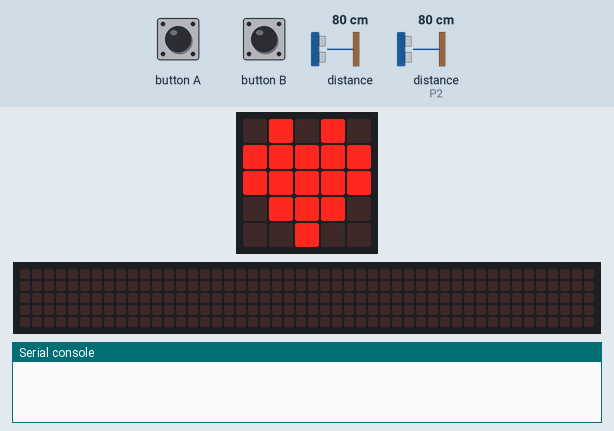
This program was run on a simulated BBC micro:bit running MicroPython. On the bench: the board's 5×5 LED display, a strip that is not on the board, showing the scrolling text unrolled, the last lines printed to the serial console. Inputs (shaded band) come from the test bench; at power-on: distance to the obstacle 80 cm, distance to the obstacle (sensor on P2) 80 cm. The echo pulse lasts 58.3 µs per cm; no radio messages arrive unless stated (any console line starting 'radio sent:' is added by the test bench); the 48×5 strip is a reading aid, not a part: it shows the text the display is scrolling, unrolled, one strip-width of it at a time.

Above: at 1.2 s.
1.3 s: button A pressed for 0.15 s
At 3.9 s:
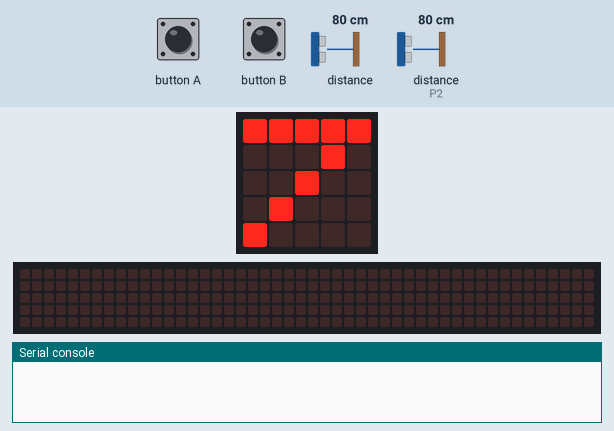
5.0 s: button A pressed for 3.2 s
At 8.1 s:
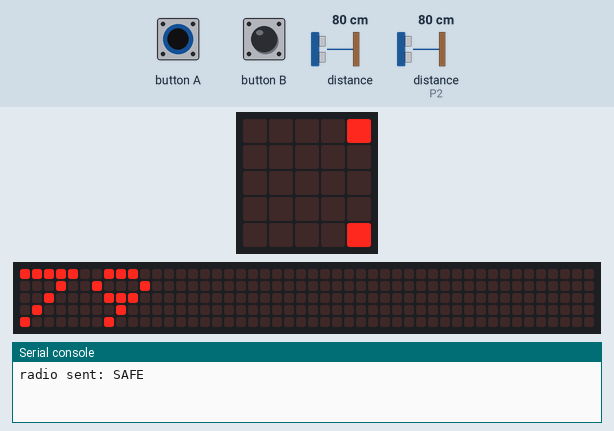
Timing chart, 0 to 9.6 s (numbered marks = the images above; inputs shaded):
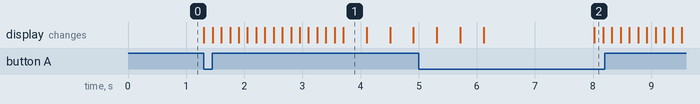

The program:

main.py
```python
"""
Created by: Liya G
Created on: Dec 2023
This module is a Micro:bit MicroPython program that sends message through bluetooth.
"""
from microbit import *
import radio
from machine import time_pulse_us


# choose pins
trig = pin1
echo = pin2

# setup
trig.write_digital(0)
echo.read_digital()
radio.on()
radio.config(group=1)
display.show(Image.HEART)

# infinite loop
while True:
    if button_a.is_pressed():
        # output
        trig.write_digital(1)
        trig.write_digital(0)

        # Measure the echo pulse in miroseconds then convert to seconds
        micros = time_pulse_us(echo, 1)
        t_echo = micros / 1000000

        # Calculate distance in cm
        dist_cm = (t_echo / 2) * 34300
        display.scroll(str(int(dist_cm)))

        if dist_cm <= 10:
            display.show(dist_cm)
            sleep(1000)
            radio.send("TOO CLOSE")
            sleep(500)

        if dist_cm > 10:
            display.show(dist_cm)
            sleep(1000)
            radio.send("SAFE")
            sleep(500)
```

Measured:
- after the input at 1.3 s, the display: first changes at once (image 1 shows a later state)
- after the input at 5.0 s, the display: first differs from a run without the input after 3.0 s (image 2)
- what the display in image 1 shows lasts 0.4 s, from 3.7 s to 4.1 s
